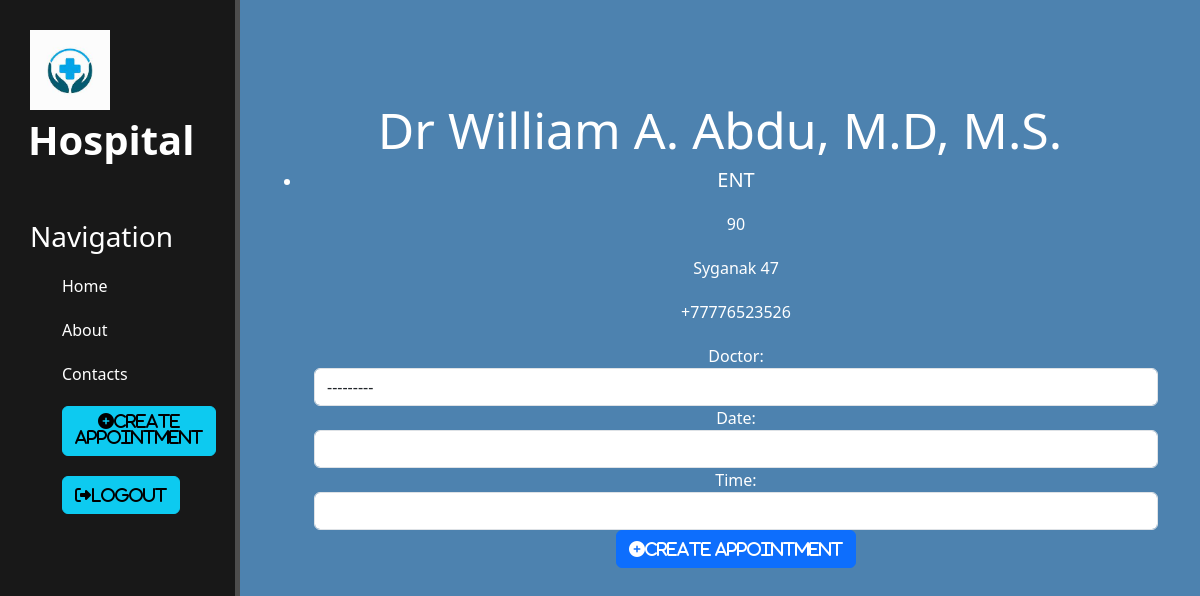
The page /home/doctor_detail/2/ (signed in) on the database its author committed.
### main_page/models.py (models this page shows)
class Doctor(models.Model):
    name = models.CharField(max_length=100)
    specialization = models.CharField(max_length=100)
    address = models.CharField(max_length=100)
    phone = models.CharField(max_length=100)
    experience = models.CharField(max_length=100)
    def __str__(self):
        return self.name
    class Meta:
        verbose_name = "Doctor"
        verbose_name_plural = "Doctors"

### main_page/views.py (the view, shortened to what this page needs)
# urls.py: path('home/doctor_detail/<int:pk>/', DoctorDetail.as_view(),name="doctor_detail"),
class DoctorDetail(DetailView):
    model = Doctor
    template_name = 'main_page/doctor_detail.html'
    form = AppointmentForm
    context_object_name = 'doctor'
    def get_context_data(self, **kwargs):
        context = super(DoctorDetail, self).get_context_data(**kwargs)
        context['form'] = self.form
        return context

### templates/main_page/doctor_detail.html (shortened to what this page needs)
{% extends 'main_page/layout.html' %}
{% block content %}
<div class="features">
    <h1>{{doctor.name}}</h1>
    <ul>
        <li>
            <h5>{{doctor.specialization}}</h5>
            <p>{{doctor.experience}}</p>
            <p>{{doctor.address}}</p>
            <p>{{doctor.phone}}</p>
            <form method="post" class="container">
                {{form}}
                <button class="btn btn-primary" type="submit"><i class="fas fa-plus-circle">Create Appointment</i></button>
            </form>
        </li>
    </ul>
</div>
{% endblock %}

### main_page/static/main_page/css/main.css (style rules this page uses)
body { background-color: rgb(77, 130, 175); position: relative; }
main .features { float:left; color: #fff; margin-top: 100px; text-align: center; width: 75%; margin-left: 270px; }
main .features h1 { font-size: 50px; }
main .features p { max-width: 400px; margin: 20px auto; }

### rows shown on the page
Doctor: name "Dr William A. Abdu, M.D, M.S.", specialization "ENT", experience "90", address "Syganak 47", phone "+77776523526"
